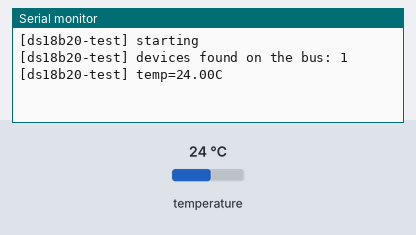
The sketch below on a simulated ESP8266 (NodeMCU). Shown: the last lines printed to the serial monitor. Inputs (shaded band) come from the test bench; at power-on: temperature 24 °C.

Above: at 1.4 s.
1.5 s: temperature set to 12 °C
At 4.9 s:
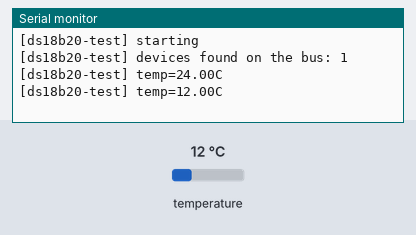
5.2 s: temperature set to 19 °C
At 7.1 s:
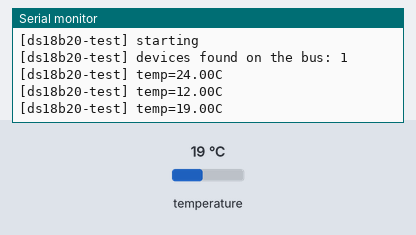
Timing chart, 0 to 8.6 s (numbered marks = the images above; inputs shaded):
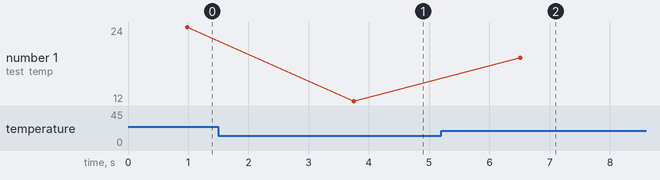

The sketch:

ds18b20_test.ino
```cpp
/*  Quick standalone test — DS18B20 on the same breadboard/pull-up/D5
    wiring the DHT22 test used (see dht22_wifi.ino's header for that
    wiring's full history). No WiFi, no relay — just proving the sensor
    itself reads, isolated from everything else, the same way the DHT22
    NaN was isolated to the sensor rather than the WiFi/relay path.

    DS18B20 pinout (bare TO-92, flat face toward you, pins down):
    1 GND, 2 DQ (data), 3 VDD. Same 3.3V-not-5V reasoning as the DHT22 —
    keep DQ's HIGH level matched to the ESP8266's logic level. Datasheet
    pull-up spec is 4.7k between VDD/DQ; the existing 10k from the DHT22
    wiring is left as-is here rather than rewired, since 10k is commonly
    used in practice and should still work at breadboard wire lengths.

    Not yet run on real hardware — first flash pending.
*/

#include <OneWire.h>
#include <DallasTemperature.h>

#define ONE_WIRE_PIN D5  // same physical pin the DHT22 test used

OneWire oneWire(ONE_WIRE_PIN);
DallasTemperature sensors(&oneWire);

void setup() {
  Serial.begin(115200);
  delay(200);
  Serial.println();
  Serial.println("[ds18b20-test] starting");

  sensors.begin();
  int count = sensors.getDeviceCount();
  Serial.print("[ds18b20-test] devices found on the bus: ");
  Serial.println(count);
  if (count == 0) {
    Serial.println("[ds18b20-test] no DS18B20 detected — check DQ/pull-up/power wiring");
  }
}

void loop() {
  sensors.requestTemperatures();
  float tempC = sensors.getTempCByIndex(0);
  if (tempC == DEVICE_DISCONNECTED_C) {
    Serial.println("[ds18b20-test] read failed — sensor not responding");
  } else {
    Serial.print("[ds18b20-test] temp=");
    Serial.print(tempC);
    Serial.println("C");
  }
  delay(2000);
}
```

Measured:
- after the input at 1.5 s, the serial monitor: prints a new line after 2.2 s (image 1)
- after the input at 5.2 s, the serial monitor: prints a new line after 1.3 s (image 2)
- plotted number 1: 24 → 12 after the input at 1.5 s, 12 → 19 after the input at 5.2 s
